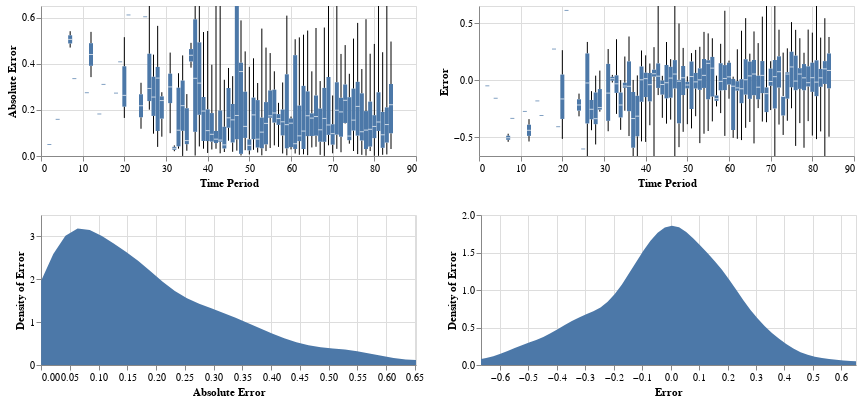

Notebook code for this chart:
### Code cell
plot_index_accuracy(rt_kf_accr, size=4)

### Figure 1 — Vega-Lite specification as saved in the notebook (floating-point values rounded to 4 significant figures; data arrays with more than 128 entries replaced by an {"elided": "..."} marker saying what was removed)
{"$schema": "https://vega.github.io/schema/vega-lite/v5.16.3.json", "config": {"view": {"continuousHeight": 300, "continuousWidth": 300}}, "data": {"name": "data-5cd90f27f8082601bab9a088d89fd72c"}, "datasets": {"data-5cd90f27f8082601bab9a088d89fd72c": {"elided": "656 records"}}, "vconcat": [{"hconcat": [{"encoding": {"x": {"axis": {"tickMinStep": 1}, "field": "pred_period", "scale": {"zero": false}, "title": "Time Period", "type": "quantitative"}, "y": {"field": "abserror", "scale": {"domain": [0, 0.6518]}, "title": "Absolute Error", "type": "quantitative"}}, "height": 150, "mark": {"clip": true, "extent": "min-max", "size": 4, "type": "boxplot"}, "transform": [{"as": "abserror", "calculate": "abs(datum['error'])"}], "width": 375}, {"encoding": {"x": {"axis": {"tickMinStep": 1}, "field": "pred_period", "scale": {"zero": false}, "title": "Time Period", "type": "quantitative"}, "y": {"field": "error", "scale": {"domain": [-0.6669, 0.6518]}, "title": "Error", "type": "quantitative"}}, "height": 150, "mark": {"clip": true, "extent": "min-max", "size": 4, "type": "boxplot"}, "width": 375}]}, {"hconcat": [{"encoding": {"x": {"field": "abserror", "scale": {"domain": [0, 0.6518]}, "title": "Absolute Error", "type": "quantitative"}, "y": {"field": "density", "title": "Density of Error", "type": "quantitative"}}, "height": 150, "mark": {"clip": true, "type": "area"}, "transform": [{"as": "abserror", "calculate": "abs(datum['error'])"}, {"as": ["abserror", "density"], "density": "abserror"}], "width": 375}, {"encoding": {"x": {"field": "error", "scale": {"domain": [-0.6669, 0.6518]}, "title": "Error", "type": "quantitative"}, "y": {"field": "density", "title": "Density of Error", "type": "quantitative"}}, "height": 150, "mark": {"clip": true, "type": "area"}, "transform": [{"as": ["error", "density"], "density": "error"}], "width": 375}]}]}
